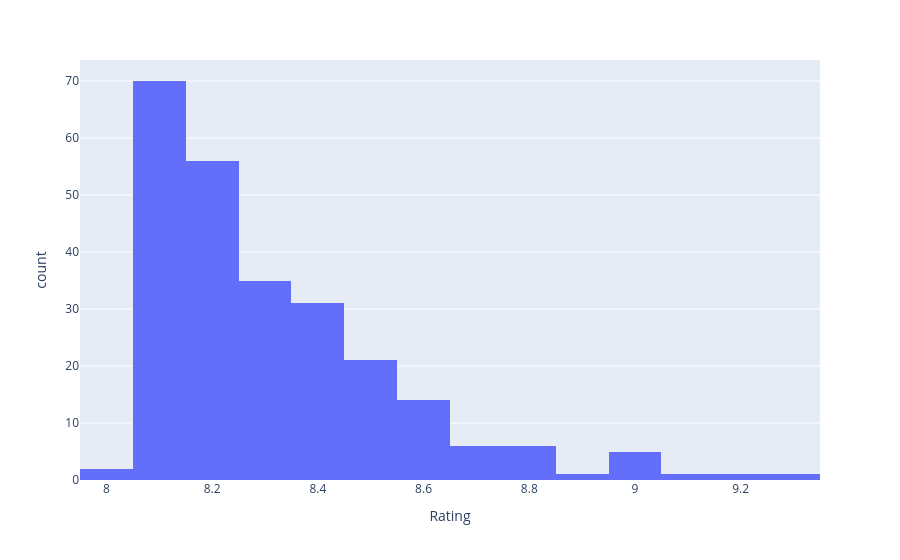

Notebook code cell kept with this figure:
### Code cell
import plotly.express as px

px.histogram(df, x="Rating")

### Figure 1 — Plotly figure (JSON) as saved in the notebook; plotly's stock layout.template omitted (floating-point values rounded to 4 significant figures; data arrays with more than 128 entries replaced by an {"elided": "..."} marker saying what was removed)
{"data": [{"bingroup": "x", "hovertemplate": "Rating=%{x}<br>count=%{y}<extra></extra>", "legendgroup": "", "marker": {"color": "#636efa", "pattern": {"shape": ""}}, "name": "", "orientation": "v", "showlegend": false, "type": "histogram", "x": {"elided": "250 float values"}, "xaxis": "x", "yaxis": "y"}], "layout": {"barmode": "relative", "legend": {"tracegroupgap": 0}, "margin": {"t": 60}, "xaxis": {"anchor": "y", "domain": [0, 1], "title": {"text": "Rating"}}, "yaxis": {"anchor": "x", "domain": [0, 1], "title": {"text": "count"}}}}
